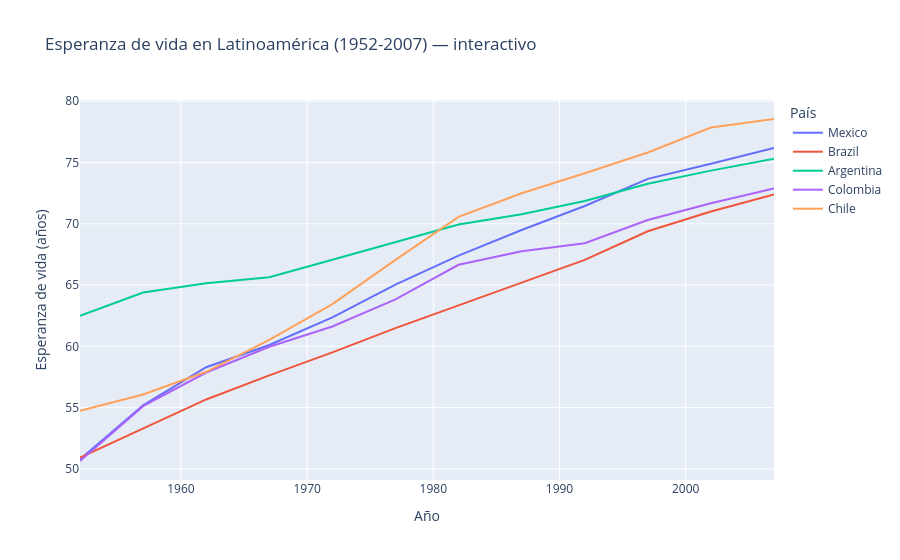

The code cell stored with this chart in its notebook:
### Markdown cell above
## 11. Visualización interactiva
**Original** (librería `cufflinks`):
```python
import cufflinks as cf
cf.set_config_file(sharing='public', theme='white', offline=True)
df_population.iplot(kind='line', xTitle='Years', yTitle='Population', title='Population (1955-2020)')
```
**Problema encontrado:** `cufflinks` no está instalado por defecto y su última versión es de **marzo de 2020**; al ejecutar el notebook original falla con `ModuleNotFoundError`. **Solución:** usar `plotly.express`, la interfaz actual de Plotly (la misma librería que `cufflinks` usaba por dentro).

### Code cell
fig = px.line(df_pivot, labels={'value': 'Esperanza de vida (años)', 'year': 'Año', 'country': 'País'},
              title='Esperanza de vida en Latinoamérica (1952-2007) — interactivo')
fig.show()

### Figure 1 — Plotly figure (JSON) as saved in the notebook; plotly's stock layout.template omitted (floating-point values rounded to 4 significant figures)
{"data": [{"hovertemplate": "País=Mexico<br>Año=%{x}<br>Esperanza de vida (años)=%{y}<extra></extra>", "legendgroup": "Mexico", "line": {"color": "#636efa", "dash": "solid"}, "marker": {"symbol": "circle"}, "mode": "lines", "name": "Mexico", "orientation": "v", "showlegend": true, "type": "scatter", "x": [1952, 1957, 1962, 1967, 1972, 1977, 1982, 1987, 1992, 1997, 2002, 2007], "xaxis": "x", "y": [50.79, 55.19, 58.3, 60.11, 62.36, 65.03, 67.41, 69.5, 71.45, 73.67, 74.9, 76.19], "yaxis": "y"}, {"hovertemplate": "País=Brazil<br>Año=%{x}<br>Esperanza de vida (años)=%{y}<extra></extra>", "legendgroup": "Brazil", "line": {"color": "#EF553B", "dash": "solid"}, "marker": {"symbol": "circle"}, "mode": "lines", "name": "Brazil", "orientation": "v", "showlegend": true, "type": "scatter", "x": [1952, 1957, 1962, 1967, 1972, 1977, 1982, 1987, 1992, 1997, 2002, 2007], "xaxis": "x", "y": [50.92, 53.28, 55.66, 57.63, 59.5, 61.49, 63.34, 65.2, 67.06, 69.39, 71.01, 72.39], "yaxis": "y"}, {"hovertemplate": "País=Argentina<br>Año=%{x}<br>Esperanza de vida (años)=%{y}<extra></extra>", "legendgroup": "Argentina", "line": {"color": "#00cc96", "dash": "solid"}, "marker": {"symbol": "circle"}, "mode": "lines", "name": "Argentina", "orientation": "v", "showlegend": true, "type": "scatter", "x": [1952, 1957, 1962, 1967, 1972, 1977, 1982, 1987, 1992, 1997, 2002, 2007], "xaxis": "x", "y": [62.48, 64.4, 65.14, 65.63, 67.06, 68.48, 69.94, 70.77, 71.87, 73.28, 74.34, 75.32], "yaxis": "y"}, {"hovertemplate": "País=Colombia<br>Año=%{x}<br>Esperanza de vida (años)=%{y}<extra></extra>", "legendgroup": "Colombia", "line": {"color": "#ab63fa", "dash": "solid"}, "marker": {"symbol": "circle"}, "mode": "lines", "name": "Colombia", "orientation": "v", "showlegend": true, "type": "scatter", "x": [1952, 1957, 1962, 1967, 1972, 1977, 1982, 1987, 1992, 1997, 2002, 2007], "xaxis": "x", "y": [50.64, 55.12, 57.86, 59.96, 61.62, 63.84, 66.65, 67.77, 68.42, 70.31, 71.68, 72.89], "yaxis": "y"}, {"hovertemplate": "País=Chile<br>Año=%{x}<br>Esperanza de vida (años)=%{y}<extra></extra>", "legendgroup": "Chile", "line": {"color": "#FFA15A", "dash": "solid"}, "marker": {"symbol": "circle"}, "mode": "lines", "name": "Chile", "orientation": "v", "showlegend": true, "type": "scatter", "x": [1952, 1957, 1962, 1967, 1972, 1977, 1982, 1987, 1992, 1997, 2002, 2007], "xaxis": "x", "y": [54.74, 56.07, 57.92, 60.52, 63.44, 67.05, 70.56, 72.49, 74.13, 75.82, 77.86, 78.55], "yaxis": "y"}], "layout": {"legend": {"title": {"text": "País"}, "tracegroupgap": 0}, "title": {"text": "Esperanza de vida en Latinoamérica (1952-2007) — interactivo"}, "xaxis": {"anchor": "y", "domain": [0.0, 1.0], "title": {"text": "Año"}}, "yaxis": {"anchor": "x", "domain": [0.0, 1.0], "title": {"text": "Esperanza de vida (años)"}}}}
